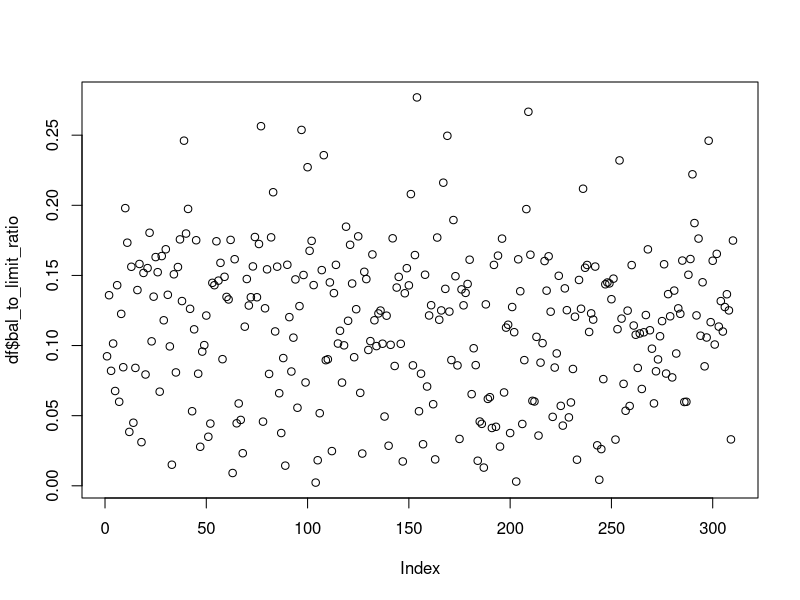
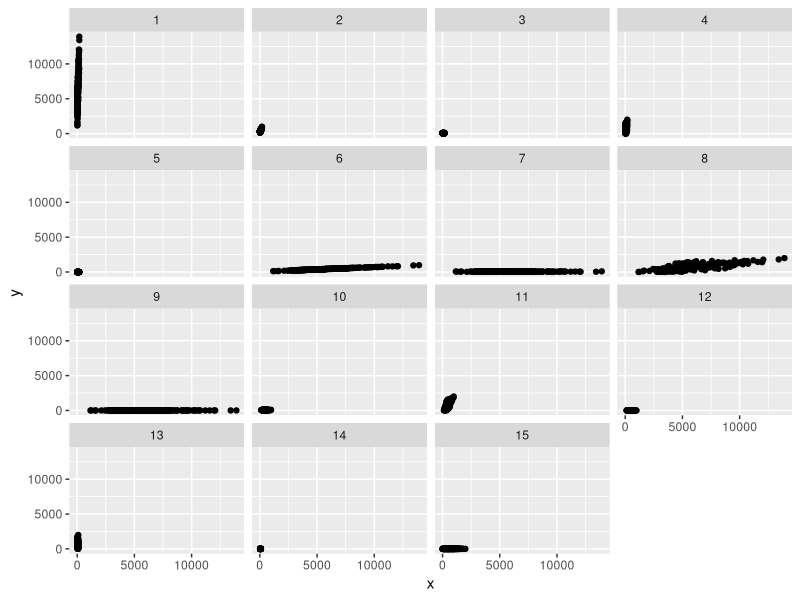
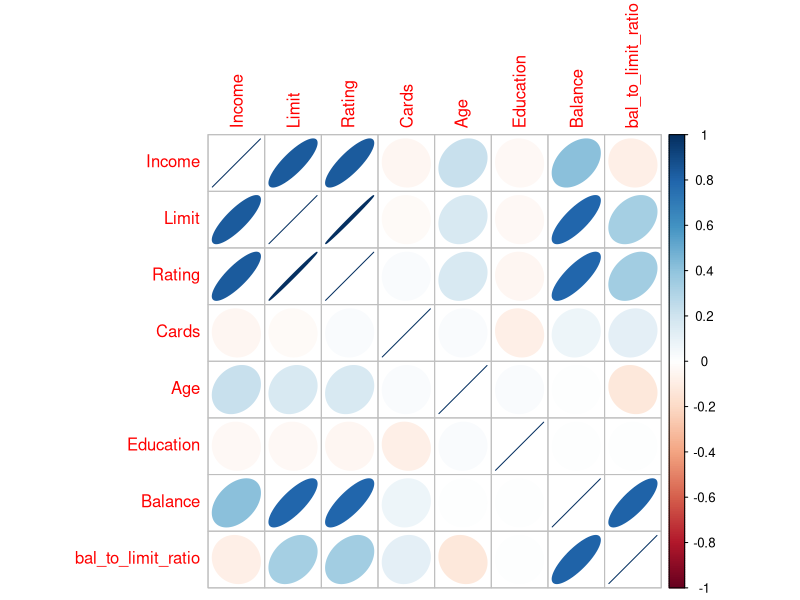
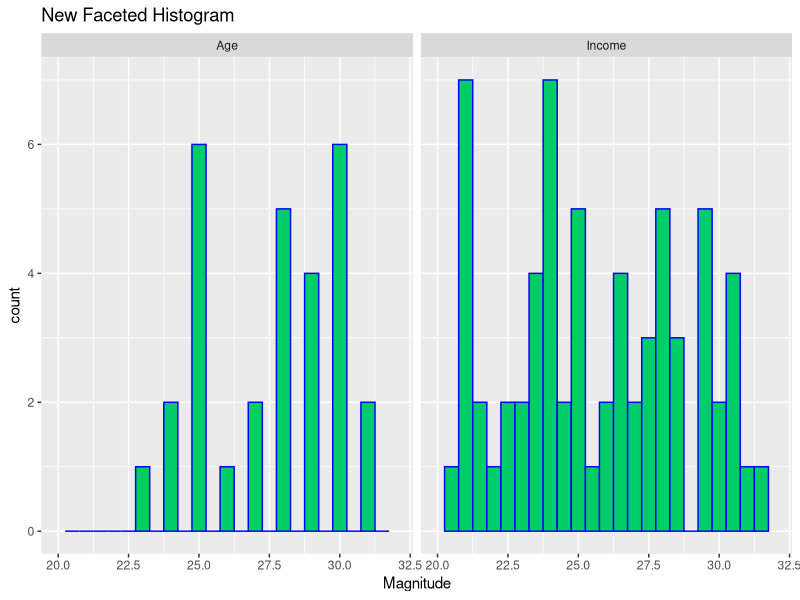
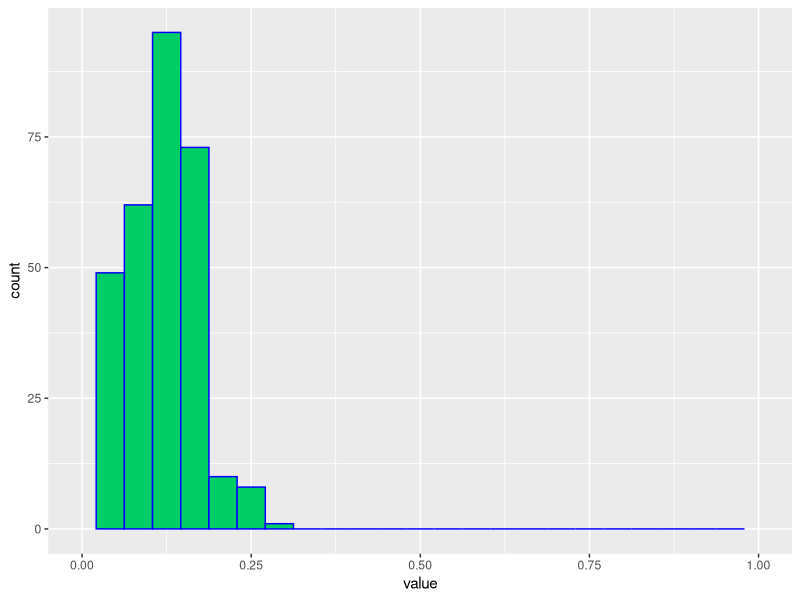
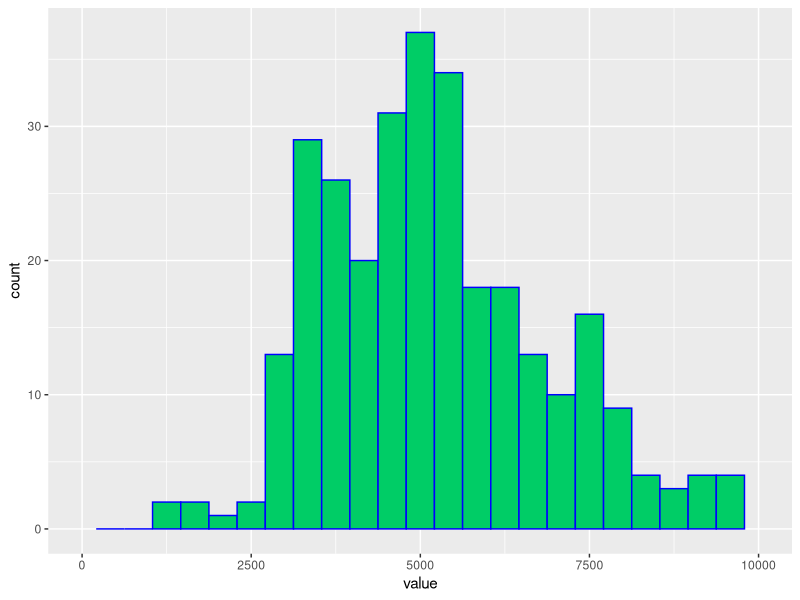
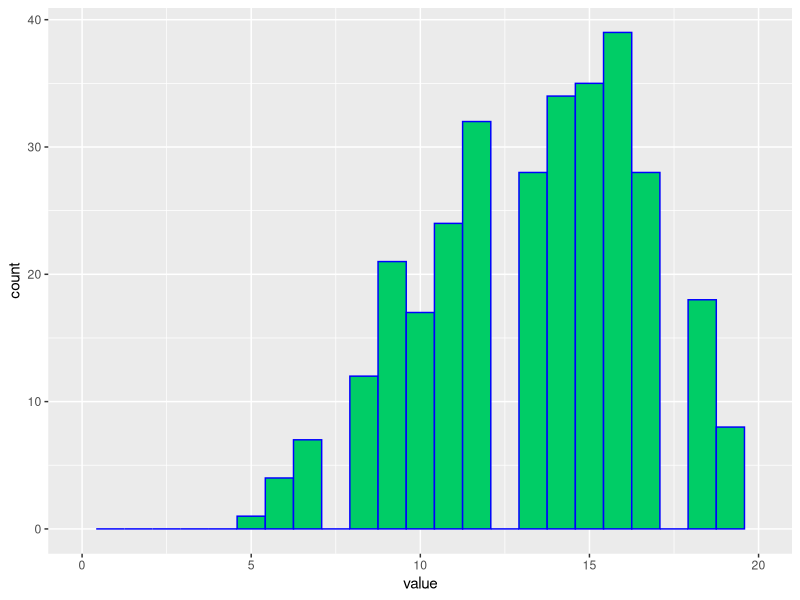
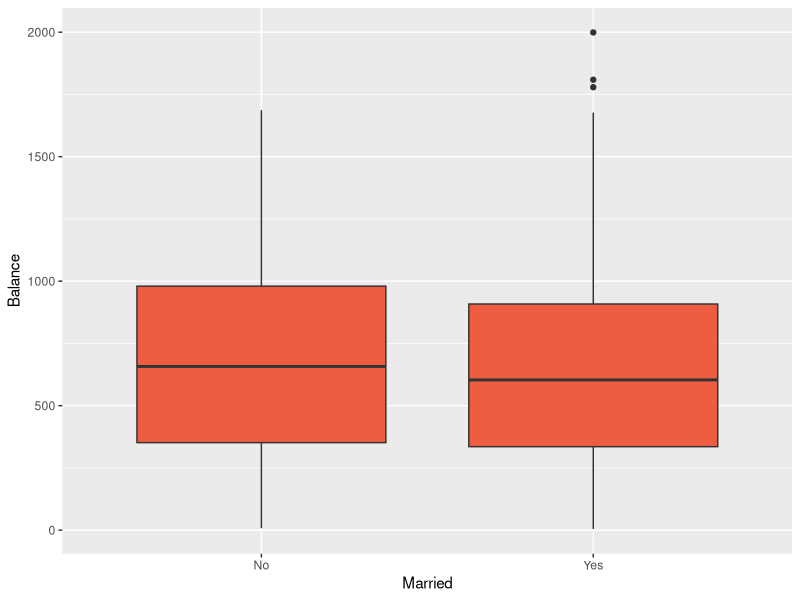

Recreate these plots in R, in order.
## ---- chunk 1
library(ggplot2)
library(dplyr)
library(tidyverse)
## ---- chunk 2
df=read.csv("creditBalance.csv") 
## ---- chunk 3
df = df %>%
  mutate(bal_to_limit_ratio=Balance/Limit)
df.new=select(df,-Gender,-Student,-Married)
# df.new1 = df.new %>%
#   mutate(bal_to_limit_ratio=Balance/Limit)
## ---- chunk 4
dim(df)
names(df)
## ---- chunk 5
summary(df.new)
## ---- chunk 6
library(dplyr)
table(df$Gender,df$Student)
## ---- chunk 7
library(dplyr)
df %>% group_by(., Gender,Student) %>% 
 dplyr:: select(., Gender, Student, Income, Balance) %>% 
  summarise(., Mean_Inc=mean(Income), Mean_Bal=mean(Balance),n())
## ---- chunk 8
df %>% group_by(., Married) %>% 
  select(., Married, Income, Balance) %>% 
  summarise(., Mean_Inc=mean(Income), Mean_Bal=mean(Balance),n())
## ---- chunk 9
library(dplyr)
df1=df %>% group_by(., Education) %>% 
  select(., Education, Income, Balance) %>% 
  summarise(., Mean_Inc=mean(Income), Mean_Bal=mean(Balance),number=n())
  df1[order(df1$number),]
## ---- chunk 10
plot(df$bal_to_limit_ratio)
## ---- chunk 11


library(dplyr)
library(ggplot2)
data(df)

list(
  transmute(df, x=Income, y=Limit, dataset=1),
  transmute(df, x=Income, y=Rating, dataset=2),
  transmute(df, x=Income, y=Age, dataset=3),
  transmute(df, x=Income, y=Balance, dataset=4),
  transmute(df, x=Income, y=bal_to_limit_ratio, dataset=5),
  transmute(df, x=Limit, y=Rating, dataset=6),
  transmute(df, x=Limit, y=Age, dataset=7),
  transmute(df, x=Limit, y=Balance, dataset=8),
  transmute(df, x=Limit, y=bal_to_limit_ratio, dataset=9),
  transmute(df, x=Rating, y=Age, dataset=10),
  transmute(df, x=Rating, y=Balance, dataset=11),
  transmute(df, x=Rating, y=bal_to_limit_ratio, dataset=12),
  transmute(df, x=Age, y=Balance, dataset=13),
  transmute(df, x=Age, y=bal_to_limit_ratio, dataset=14),
  transmute(df, x=Balance, y=bal_to_limit_ratio, dataset=15)
) %>%
bind_rows() %>%
ggplot(aes(x, y)) +
geom_point() + facet_wrap(~ dataset)
## ---- chunk 12
library(corrplot)
corrplot(cor(df.new), method = "ellipse")
## ---- chunk 13
library(dplyr)
library(ggplot2)
dfnew=df %>%
  dplyr:: select(Income,Age) %>%
  gather()
dfnew
df7=dfnew %>%
  ggplot( mapping=aes(x=value))+
  geom_histogram(color="blue",fill="springgreen3",bins=25) +scale_x_continuous(lim = c(20, 32))
df7+ facet_wrap(~key)+labs(x = "Magnitude")+ggtitle("New Faceted Histogram")
# df %>%
#   ggplot(aes(x=Cost))+
#   geom_histogram(color="blue",fill="springgreen3")
## ---- chunk 14
library(dplyr)
library(ggplot2)
dfnew=df %>%
  dplyr:: select(bal_to_limit_ratio) %>%
  gather()
dfnew %>%
  ggplot( mapping=aes(x=value))+
  geom_histogram(color="blue",fill="springgreen3",bins=25) +scale_x_continuous(lim = c(0, 1))
## ---- chunk 15
library(dplyr)
library(ggplot2)
dfnew=df %>%
  dplyr:: select(Limit) %>%
  gather()
dfnew %>%
  ggplot( mapping=aes(x=value))+
  geom_histogram(color="blue",fill="springgreen3",bins=25) +scale_x_continuous(lim = c(0, 10000))
## ---- chunk 16
library(dplyr)
library(ggplot2)
dfnew=df %>%
  dplyr:: select(Education) %>%
  gather()
dfnew %>%
  ggplot( mapping=aes(x=value))+
  geom_histogram(color="blue",fill="springgreen3",bins=25) +scale_x_continuous(lim = c(0, 20))
## ---- chunk 17
boxplot=ggplot(data=df,mapping=aes(x=Married,y=Balance)) + 
  geom_boxplot(fill="tomato2")
boxplot
library(GGally)
library(ggplot2)
ggpairs(df.new)
